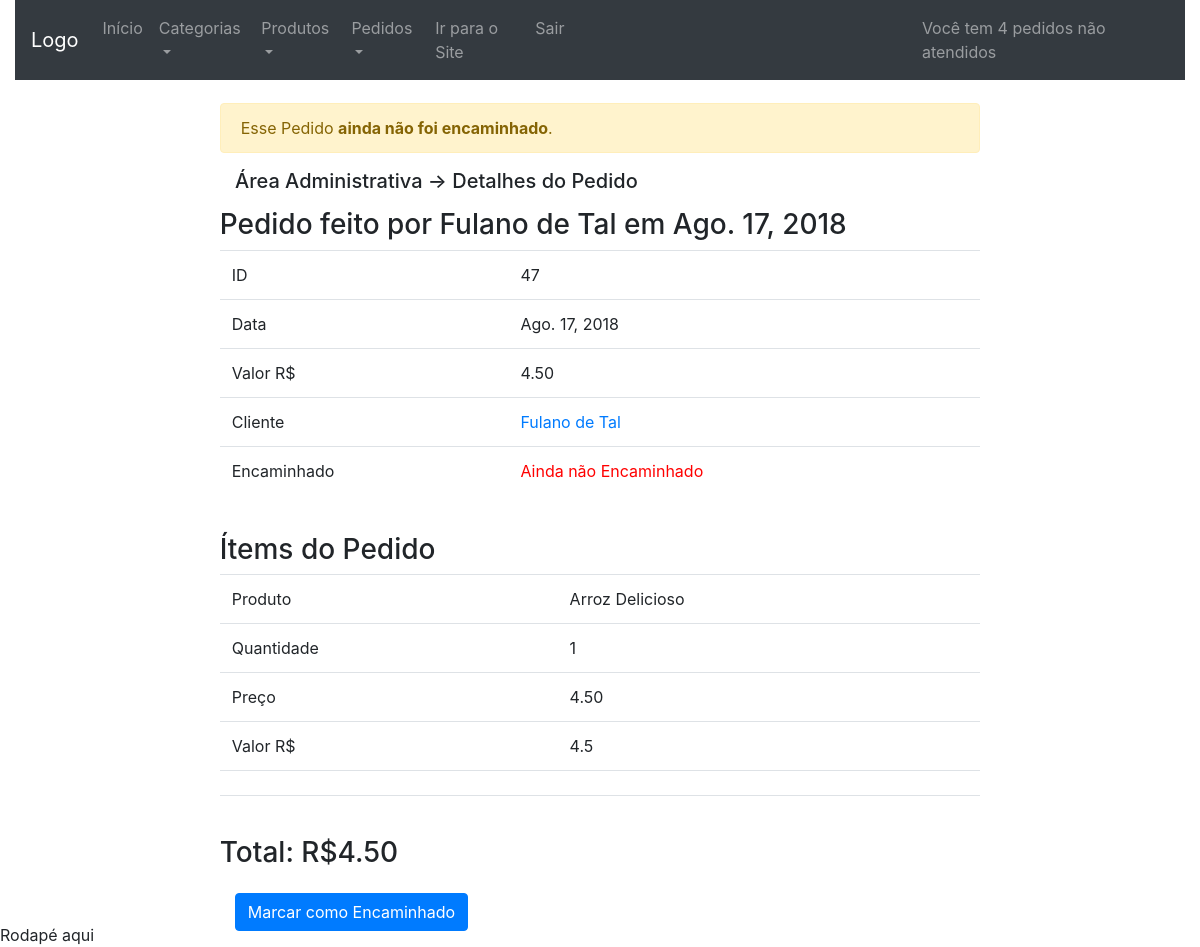
/area_administrativa/detalhes_do_pedido/47 (signed in), run on an earlier commit of the app's database.
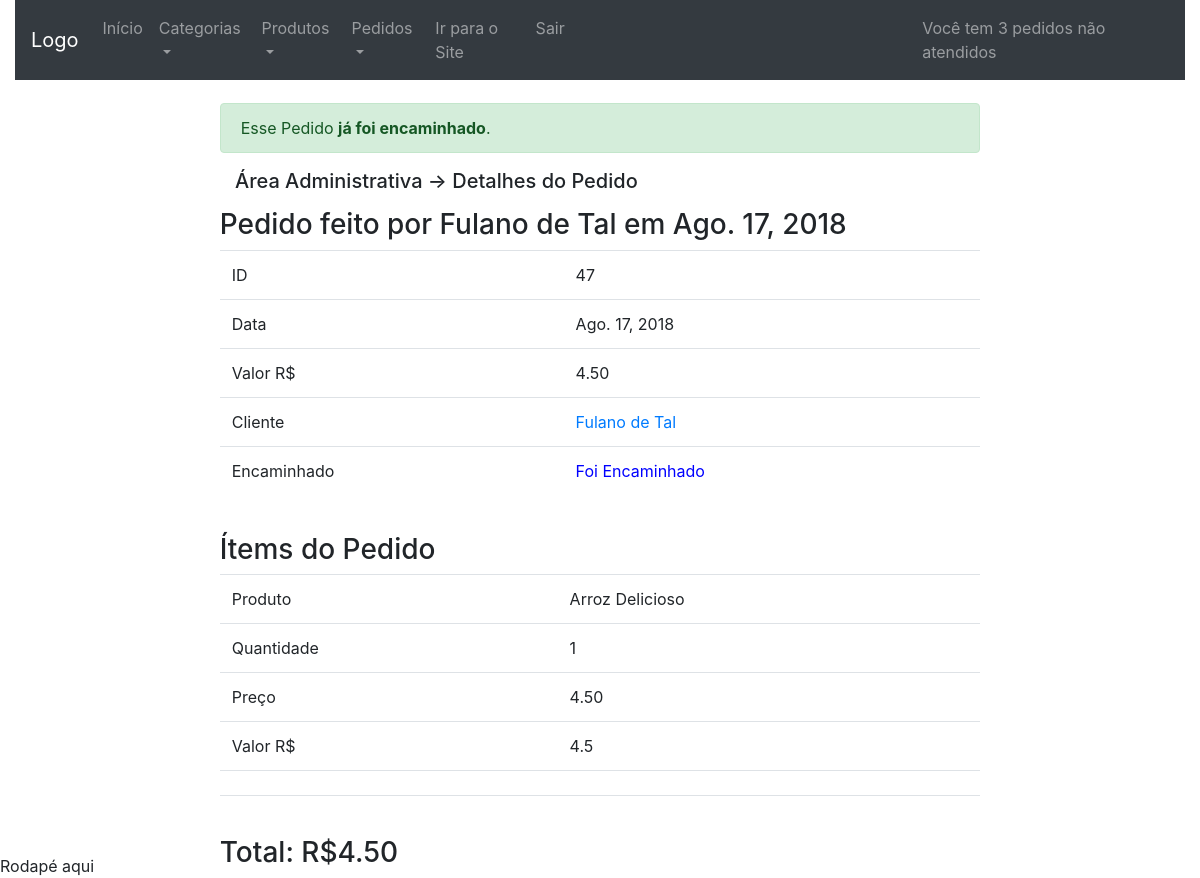
And on a later commit of the database.
### checkout/models.py (models this page shows, shortened)
class Order(models.Model):
	date = models.DateField(default=date.today, editable=False)
	value = models.DecimalField('Valor R$', max_digits=10,
		decimal_places=2, default=0)
	user = models.ForeignKey(User, on_delete=models.CASCADE,
		null=True, blank=True)
	delivery_address_is_the_same = models.BooleanField(
		verbose_name='Entregar no endereço cadastrado',
		default=True,
		blank=True)
	logradouro = models.CharField('Rua/Avenida', max_length=100,
		null=True, blank=True, default='')
	numero = models.CharField('Número', max_length=100,
		null=True, blank=True, default='')
	cep = models.CharField('CEP', max_length=10, null=True,
		blank=True, default='')
	complemento = models.CharField('Complamento', max_length=100,
		null=True, blank=True, default='')
	bairro = models.CharField('Bairro', max_length=100, null=True,
		blank=True, default='')
	cidade = models.CharField('Cidade', max_length=100, null=True,
		blank=True, default='')
	estado = models.CharField('Estado', max_length=100, null=True,
		blank=True, default='')
	transaction_id = models.CharField('ID da transação', max_length=100,
		null=True, blank=True)
	status_order = models.CharField('Status do Pedido', max_length=10,
		choices=STATUS_ORDER, default='A')
	status_pg = models.CharField('Status PagSeguro', max_length=10,
		choices=STATUS_PAGSEGURO, null=True, blank=True)
	sended = models.BooleanField(
		verbose_name='Enviado',
		default=False,
		blank=True)
	forwarded = models.BooleanField(
		verbose_name='Encaminhado',
		default=False,
		blank=True)
	class Meta:
		verbose_name = 'Pedido'
		verbose_name_plural = 'Pedidos'
		ordering = ['date']
	objects = models.Manager() # The default manager.
	orderManager = OrderManager()
	@staticmethod
	def getNoForwardeds(ordersSendeds):
		total = 0
		for order in ordersSendeds:
			if order.forwarded == False:
				total = total + 1
		return total

### accounts/models.py (models this page shows, shortened)
class User(AbstractBaseUser, PermissionsMixin):
	UF_CHOICES = (
    ('AC','Acre'), ('AL','Alagoas'), ('AP','Amapá'),
    ('AM','Amazonas'), ('BA','Bahia'), ('CE','Ceará'),
    ('DF','Distrito Federal'), ('ES','Espírito Santo'),
    ('GO','Goiás'), ('MA','Maranhão'), ('MT','Mato Grosso'),
    ('MS','Mato Grosso do Sul'), ('MG','Minas Gerais'),
    ('PA','Pará'), ('PB','Paraíba'), ('PR','Paraná'),
    ('PE','Pernambuco'), ('PI','Piauí'),
    ('RJ','Rio de Janeiro'), ('RN','Rio Grande do Norte'),
    ('RS','Rio Grande do Sul'), ('RO','Rondônia'),
    ('RR','Roraima'), ('SC','Santa Catarina'),
    ('SP','São Paulo'), ('SE','Sergipe'),
	('TO','Tacantins'), )
	username = models.CharField(
		'Login', max_length=30, unique=True, validators=[
			validators.RegexValidator(
				re.compile('^[\w.@+-]+$'),
				'Informe um nome de usuário válido. '
				'Este valor deve conter apenas letras, números '
				'e os caracteres: @/./+/-/_ .'
				, 'invalid'
			)
		], help_text='Um nome curto que será usado para identificá-lo de forma única na plataforma'
	)
	name = models.CharField('Nome', max_length=100, blank=True)
	email = models.EmailField('E-mail', unique=True)
	telefone = models.CharField('Telefone', max_length=20, null=True,
		blank=True)
	cpf = models.CharField('CPF', max_length=11, null=True, blank=True)
	logradouro = models.CharField('Rua/Avenida', max_length=100,
		null=True, blank=True)
	numero = models.CharField('Número', max_length=100,
		null=True, blank=True)
	cep = models.CharField('CEP', max_length=10, null=True, blank=True)
	complemento = models.TextField('Complamento', max_length=100,
		null=True, blank=True)
	bairro = models.CharField('Bairro', max_length=100, null=True, blank=True)
	cidade = models.CharField('Cidade', max_length=100, null=True, blank=True)
	estado = models.CharField('Estado', max_length=100, null=True, blank=True,
		choices=UF_CHOICES)
	is_staff = models.BooleanField('Equipe', default=False)
	is_active = models.BooleanField('Ativo', default=True)
	date_joined = models.DateTimeField('Data de Entrada', auto_now_add=True)
	USERNAME_FIELD = 'username'
	REQUIRED_FIELDS = ['email']
	objects = UserManager()
	class Meta:
		verbose_name = 'Usuário'
		verbose_name_plural = 'Usuários'
	def __str__(self):
		return self.name or self.username

### dashboard_admin/views.py (the view)
# urls.py: path('detalhes_do_pedido/<int:order_id>', views.order_datail,
@login_required
def order_datail(request, order_id):
	noForwardedsInfo(request)
	order = Order.objects.get(id=order_id)
	items = OrderItem.objects.filter(order=order_id)
	context = {
		'order': order,
		'items': items
		}
	return render(request, 'dashboard_admin/order_datail.html',
		context)

### catalog/models.py (called while the page is built)
	def __str__(self):
		return self.name

### dashboard_admin/templatetags/da_tags.py (called while the page is built)
@register.simple_tag
def get_value(quantity, value):
	return float(quantity) * float(value)

@register.simple_tag
def forwarded(value):
	if value:
		return 'Foi Encaminhado'
	else:
		return 'Ainda não Encaminhado'

### dashboard_admin/views.py (called while the page is built)
def noForwardedsInfo(request):
	ordersSendeds = Order.objects.filter(sended=True)
	request.session['no_forwarded'] = Order.getNoForwardeds(ordersSendeds)
	return ordersSendeds

### dashboard_admin/templates/dashboard_admin/order_datail.html (shortened to what this page needs)
{% extends 'dashboard_admin/base.html' %}
{% load da_tags %}
{% block conteudo %}
<div class="panel panel-default table-two-column detail-panel">
	{% if order.forwarded %}
	<div class="alert alert-success" style="margin-top: 3%">
	  Esse Pedido <strong>já foi encaminhado</strong>.
	</div>
	{% else %}
	<div class="alert alert-warning" style="margin-top: 3%">
	  Esse Pedido <strong>ainda não foi encaminhado</strong>.
	</div>
	{% endif %}
	{% block dashboard_title %}
	<div class="panel-heading" style="margin: 2%;">
		<h5>Área Administrativa -> Detalhes do Pedido </h5>
	</div>
	{% endblock %}
	<div class="panel-body">
		<h3>Pedido feito por {{order.user}} em {{order.date}} </h3>
		<table class="table">
			<tr>
				<td>ID</td><td>{{order.id}}</td>
			</tr>
			<tr>
				<td>Data</td><td>{{order.date}}</td>
			</tr>
			<tr>
				<td>Valor R$</td><td>{{order.value}}</td>
			</tr>
			<tr>
				<td>Cliente</td>
				<td>
					<a href="#"
						title="Informações do Cliente"
						data-toggle="modal"
						data-target="#myModal">
						{{ order.user }}
					</a>
				</td>
			</tr>
			<tr>
				<td>Encaminhado</td>
				<td style="{% if order.forwarded %} color: blue
				{% else %} color: red {% endif %}">
					{% forwarded order.forwarded %}
				</td>
			</tr>
		</table>
		<h3 style="margin-top: 5%;">Ítems do Pedido</h3>
		<table class="table">
			{% for item in items %}
			<tr>
				<td>Produto</td>
				<td>{{ item.product }}</td>
			</tr>
			<tr>
				<td>Quantidade</td>
				<td>{{ item.quantity }}</td>
			</tr>
			<tr>
				<td>Preço</td>
				<td>{{ item.product.value }}</td>
			</tr>
			<tr>
				<td>Valor R$</td>
				<td>{% get_value item.quantity item.product.value %}</td>
			</tr>
			<tr>
				<td></td>
				<td></td>
			</tr>
			<tr>
				<td></td>
				<td></td>
			</tr>
			{% endfor %}
		</table>
		<h3>Total: R${{order.value}}</h3>
		{% if not order.forwarded %}
		<div class="form-group" style="margin-top: 3%">
          <div class="col-md-9 col-md-offset-3">
            <a href="{% url 'dashboard_admin:forward' order.id %}"
            class="btn btn-primary">
	        	Marcar como Encaminhado
	        </a>
          </div>
        </div>
        {% endif %}
 	</div>
</div>
{% endblock %}

What changed in the data, as far as the page shows it:
changed Order "Fulano de Tal": forwarded "Ainda não Encaminhado" → "Foi Encaminhado"
Also different on the page:
{{ request.session.no_forwarded }}: "4" → "3"
text no longer shown: "ainda não foi encaminhado Marcar como Encaminhado"
text now shown: "já foi encaminhado"
